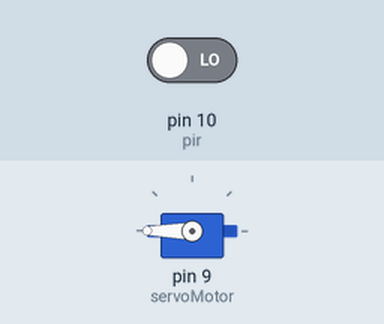
This sketch was run on a simulated Arduino Uno, built with avr-gcc and run on an emulated ATmega328P. Parts: servo. The test bench sets the inputs (shaded band); at power-on: pin 10 (pir) LOW.

Above: at 1.8 s.
1.9 s: pin 10 (pir) driven HIGH
At 2.3 s:
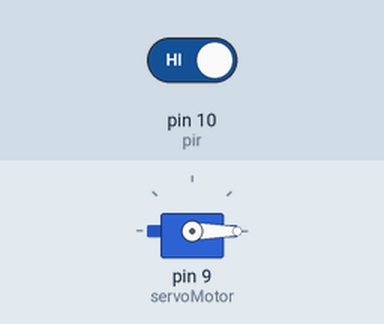
3.5 s: pin 10 (pir) driven LOW
At 4.7 s:
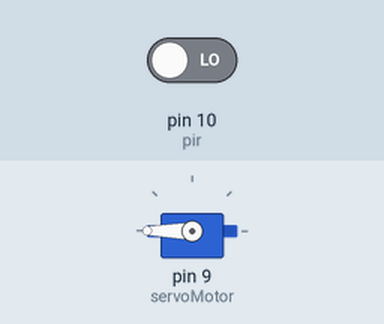
Timing chart, 0 to 6.5 s (numbered marks = the images above; inputs shaded):
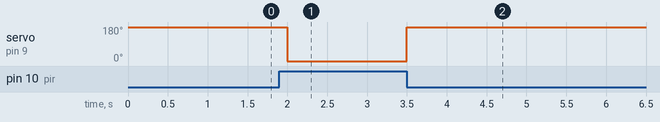

The sketch:

_17-SERVO_PIR.ino
```cpp
#include <Servo.h>
Servo servoMotor;
int pir = 10;
int angulo = 0;

void setup() {
  servoMotor.attach(9);
  pinMode(pir, INPUT);
}

void loop()
{
  if (digitalRead(pir))
  {
     angulo = 0;
  }
  else
  {
     angulo = 180;
  }
  servoMotor.write(angulo);
  delay(500);

}
```

Measured:
- after the input at 1.9 s, servo on pin 9 (servoMotor): 180° → 0° after 0.10 s
- after the input at 3.5 s, servo on pin 9 (servoMotor): 0° → 180° at once
